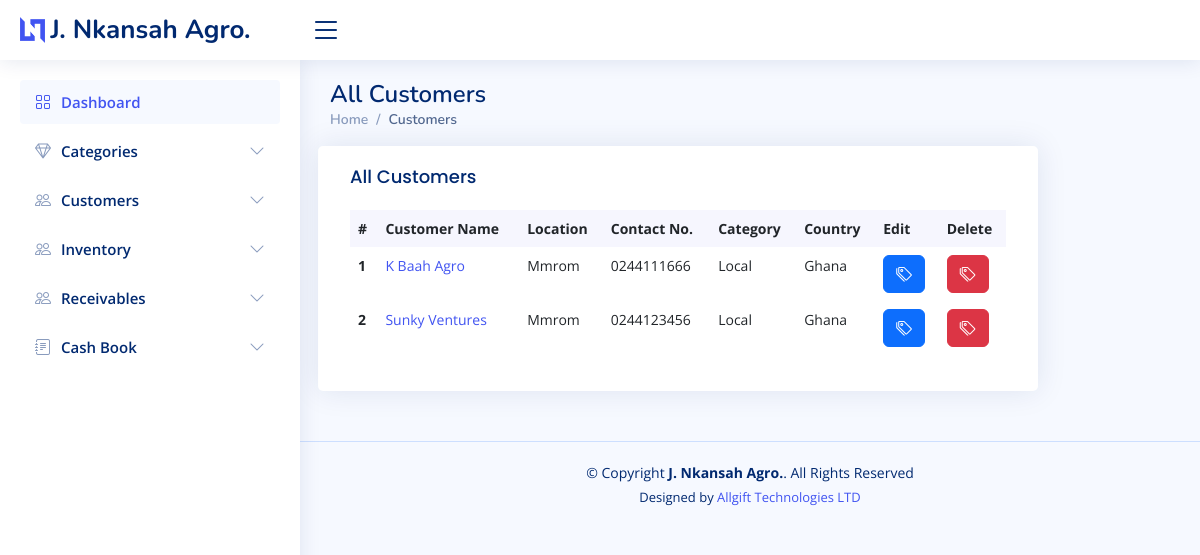
Screenshot of /inventory/customer/ with the database file from the repository.
### inventory/models.py (models this page shows, shortened)
class Customers(models.Model):
    name = models.CharField(max_length=50, blank=True, null=True)
    location = models.CharField(max_length=50, blank=True, null=True)
    contact_no = models.CharField(max_length=50, blank=True, null=True)
    category = models.CharField(max_length=50, choices=MARKET_CATEGORY, blank=True, null=True)
    country = models.CharField(max_length=50, blank=True, null=True)
    def get_absolute_url(self):
        return reverse("customer_detail", kwargs={"pk": self.pk})

### inventory/views.py (the view)
# urls.py: path("customer/", views.CustomerListView.as_view(), name='customer_list'),
class CustomerListView(ListView):
    template_name = 'inventory/customers_list.html'
    model = Customers
    context_object_name = 'customers'

### templates/inventory/customers_list.html
{% extends 'inventory/base.html' %}
{% block content %}
     <div class="pagetitle">
      <h1>All Customers</h1>
      <nav>
        <ol class="breadcrumb">
          <li class="breadcrumb-item"><a href="{% url 'home' %}">Home</a></li>
          <li class="breadcrumb-item active">Customers</li>
        </ol>
      </nav>
    </div>
     <section class="section dashboard">
      <div class="row">
        <div class="col-lg-10">
          <div class="row">
            <div class="card recent-sales overflow-auto">
                <div class="card-body">
                  <h5 class="card-title">All Customers</h5>
                  <table class="table table-borderless datatable table-hover">
                    <thead>
                      <tr>
                        <th scope="col">#</th>
                        <th scope="col">Customer Name</th>
                        <th scope="col">Location</th>
                        <th scope="col">Contact No.</th>
                        <th scope="col">Category</th>
                        <th scope="col">Country</th>
                        <th scope="col">Edit</th>
                        <th scope="col">Delete</th>
                      </tr>
                    </thead>
                    <tbody>
                   {%for customer in customers%}
                      <tr>
                        <th scope="row">{{forloop.counter}}</th>
                        <td><a href="{{ customer.get_absolute_url }}">{{customer.name}}</a></td>
                        <td>{{customer.location}}</td>
                        <td>{{customer.contact_no}}</td>
                        <td>{{customer.category}}</td>
                        <td>{{customer.country}}</td>
                        <td><a href="{% url 'customer_edit' customer.pk %}"><i class="bi bi-tags btn btn-primary"></i></a></td>
                        <td><a href="{% url 'customer_delete' customer.pk %}"><i class="bi bi-tags btn btn-danger"></i></a></td>
                      </tr>
                    {% endfor %}
                    </tbody>
                  </table>
                </div>
              </div>
          </div>
        </div>
      </div>
    </section>
{% endblock content %}

### static/inventory/assets/css/style.css (style rules this page uses)
:root { scroll-behavior: smooth; }
body { font-family: "Open Sans", sans-serif; background: #f6f9ff; color: #444444; }
a { color: #4154f1; text-decoration: none; }
h1, h2, h3, h4, h5, h6 { font-family: "Nunito", sans-serif; }
.pagetitle { margin-bottom: 10px; }
.pagetitle h1 { font-size: 24px; margin-bottom: 0; font-weight: 600; color: #012970; }
.card { margin-bottom: 30px; border: none; border-radius: 5px; box-shadow: 0px 0 30px rgba(1, 41, 112, 0.1); }
.card-title { padding: 20px 0 15px 0; font-size: 18px; font-weight: 500; color: #012970; font-family: "Poppins", sans-serif; }
.card-body { padding: 0 20px 20px 20px; }
.breadcrumb { font-size: 14px; font-family: "Nunito", sans-serif; color: #899bbd; font-weight: 600; }
.breadcrumb a { color: #899bbd; transition: 0.3s; }
.breadcrumb .breadcrumb-item::before { color: #899bbd; }
.breadcrumb .active { color: #51678f; font-weight: 600; }
.dashboard .recent-sales { font-size: 14px; }
.dashboard .recent-sales .table thead { background: #f6f6fe; }
.dashboard .recent-sales .table thead th { border: 0; }

### rows the page displays
Customers: name "K Baah Agro", location "Mmrom", contact_no "0244111666", category "Local", country "Ghana"
Customers: name "Sunky Ventures", location "Mmrom", contact_no "0244123456", category "Local", country "Ghana"
